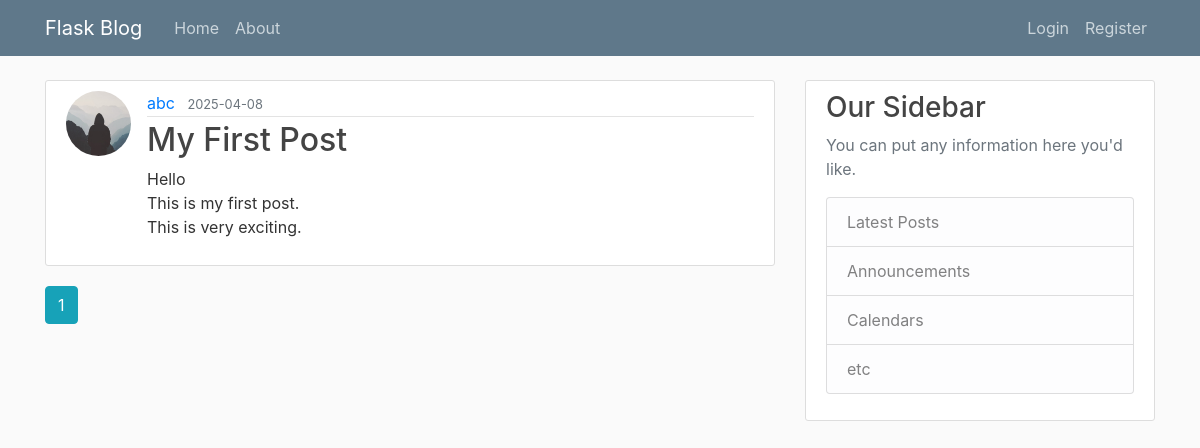
The page /home on the database its author committed.
### flaskblog/models.py (models this page shows, shortened)
class Post(db.Model):
    id = db.Column(db.Integer, primary_key=True)
    title = db.Column(db.String(100), nullable=False)
    date_posted = db.Column(db.DateTime, nullable=False, default=datetime.utcnow)
    content = db.Column(db.Text, nullable=False)
    user_id = db.Column(db.Integer, db.ForeignKey('user.id'), nullable=False)

class User(db.Model, UserMixin):
    id = db.Column(db.Integer, primary_key=True)
    username = db.Column(db.String(20), unique=True, nullable=False)
    email = db.Column(db.String(120), unique=True, nullable=False)
    image_file = db.Column(db.String(20), nullable=False, default='default.jpg')
    password = db.Column(db.String(60), nullable=False)
    posts = db.relationship('Post', backref='author', lazy=True)

### flaskblog/routes.py (the view)
@app.route("/")
@app.route("/home")
def home():
    page = request.args.get('page', 1, type=int)
    posts = Post.query.order_by(Post.date_posted.desc()).paginate(page=page, per_page=5)
    return render_template('home.html', posts=posts)

### flaskblog/templates/home.html
{% extends "layout.html" %}
{% block content %}
    {% for post in posts.items %}
        <article class="media content-section">
          <img class="rounded-circle article-img" src="{{ url_for('static', filename='profile_pics/' + post.author.image_file) }}">
          <div class="media-body">
            <div class="article-metadata">
              <a class="mr-2" href="{{ url_for('user_posts', username=post.author.username) }}">{{ post.author.username }}</a>
              <small class="text-muted">{{ post.date_posted.strftime('%Y-%m-%d') }}</small>
            </div>
            <h2><a class="article-title" href="{{ url_for('post', post_id=post.id) }}">{{ post.title }}</a></h2>
            <p class="article-content">{{ post.content }}</p>
          </div>
        </article>
    {% endfor %}
    {% for page_num in posts.iter_pages(left_edge=1, right_edge=1, left_current=1, right_current=2) %}
      {% if page_num %}
        {% if posts.page == page_num %}
          <a class="btn btn-info mb-4" href="{{ url_for('home', page=page_num) }}">{{ page_num }}</a>
        {% else %}
          <a class="btn btn-outline-info mb-4" href="{{ url_for('home', page=page_num) }}">{{ page_num }}</a>
        {% endif %}
      {% else %}
        ...
      {% endif %}
    {% endfor %}
{% endblock content %}

### flaskblog/templates/layout.html (shortened to what this page needs)
<!DOCTYPE html>
<html>
<head>
    <link rel="stylesheet" href="https://maxcdn.bootstrapcdn.com/bootstrap/4.0.0/css/bootstrap.min.css">
    <link rel="stylesheet" type="text/css" href="{{ url_for('static', filename='main.css') }}">
</head>
<body>
    <header class="site-header">
      <nav class="navbar navbar-expand-md navbar-dark bg-steel fixed-top">
        <div class="container">
          <a class="navbar-brand mr-4" href="/">Flask Blog</a>
          <div class="collapse navbar-collapse" id="navbarToggle">
            <div class="navbar-nav mr-auto">
              <a class="nav-item nav-link" href="{{ url_for('home') }}">Home</a>
              <a class="nav-item nav-link" href="{{ url_for('about') }}">About</a>
            </div>
            <div class="navbar-nav">
              {% if current_user.is_authenticated %}
                <a class="nav-item nav-link" href="{{ url_for('new_post') }}">New Post</a>
                <a class="nav-item nav-link" href="{{ url_for('account') }}">Account</a>
                <a class="nav-item nav-link" href="{{ url_for('logout') }}">Logout</a>
              {% else %}
                <a class="nav-item nav-link" href="{{ url_for('login') }}">Login</a>
                <a class="nav-item nav-link" href="{{ url_for('register') }}">Register</a>
              {% endif %}
            </div>
          </div>
        </div>
      </nav>
    </header>
    <main role="main" class="container">
      <div class="row">
        <div class="col-md-8">
          {% block content %}{% endblock %}
        </div>
        <div class="col-md-4">
          <div class="content-section">
            <h3>Our Sidebar</h3>
            <p class='text-muted'>You can put any information here you'd like.
              <ul class="list-group">
                <li class="list-group-item list-group-item-light">Latest Posts</li>
                <li class="list-group-item list-group-item-light">Announcements</li>
                <li class="list-group-item list-group-item-light">Calendars</li>
                <li class="list-group-item list-group-item-light">etc</li>
              </ul>
            </p>
          </div>
        </div>
      </div>
    </main>
</body>
</html>

### flaskblog/static/main.css (style rules this page uses)
body { background: #fafafa; color: #333333; margin-top: 5rem; }
h1, h2, h3, h4, h5, h6 { color: #444444; }
.bg-steel { background-color: #5f788a; }
.site-header .navbar-nav .nav-link { color: #cbd5db; }
.content-section { background: #ffffff; padding: 10px 20px; border: 1px solid #dddddd; border-radius: 3px; margin-bottom: 20px; }
.article-title { color: #444444; }
.article-content { white-space: pre-line; }
.article-img { height: 65px; width: 65px; margin-right: 16px; }
.article-metadata { padding-bottom: 1px; margin-bottom: 4px; border-bottom: 1px solid #e3e3e3 }

### rows shown on the page
Post: image_file (placeholder picture), author.username "abc", date_posted "2025-04-08", title "My First Post", content "Hello This is my first post. This is very exciting."

### other values the page prints
{{ page_num }} "1"
